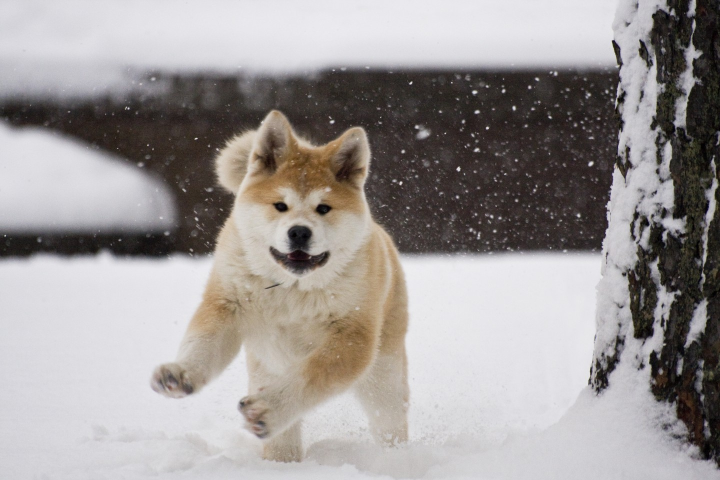
#> input picture 15.11/R.jpeg, 1440 x 960 px, found by its file name (shown at 1/2 size)
$ python image.py
#> lines starting #> are read from the running program, lines starting #| are printed output that depends on the picture
from PIL import Image

def bilde():

  datne = "15.11/R.jpeg"

  with Image.open(datne) as im:
#> im is the input picture: PIL image 1440x960 RGB; mean R, G, B 157, 152, 150.8
    print(datne, im.format , f"{im.size}x{im.mode}")
#| 15.11/R.jpeg JPEG (1440, 960)xRGB
    im.show()
    izmers = (50,50)
    im.thumbnail(izmers)
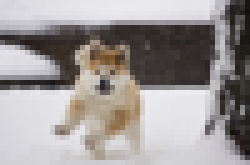
#> im: PIL image 50x33 RGB (shown 5 times larger); mean R, G, B 157, 152, 150.8
    im.save("maza_bilde.jpg", im.format)
    im.show()

bilde()

im = Image.open("15.11/R.jpeg")


angle = 90

out = im.rotate(angle)
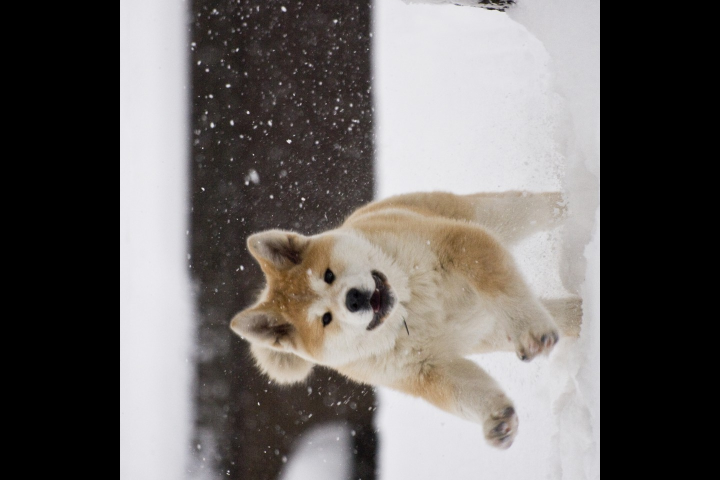
#> out: PIL image 1440x960 RGB (shown at 1/2 size); mean R, G, B 107.4, 103.2, 101.1
out.save('rotate-output.png')
